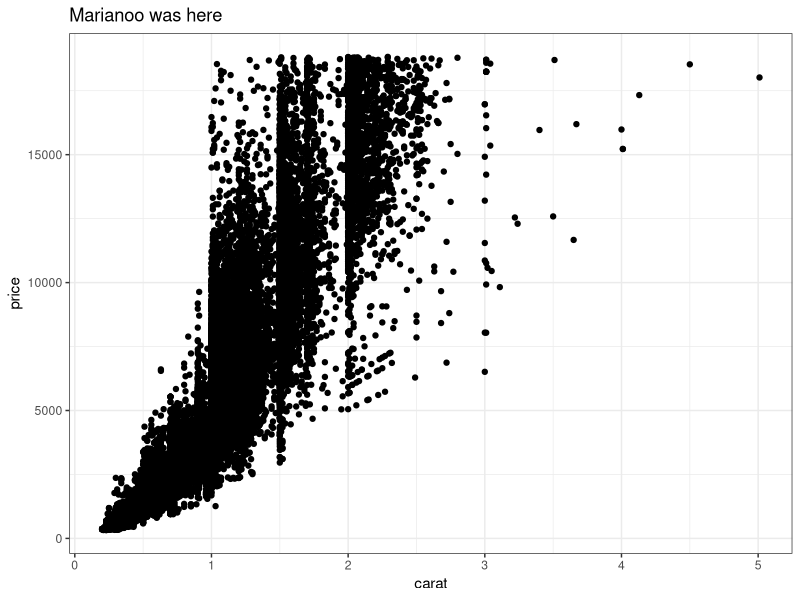
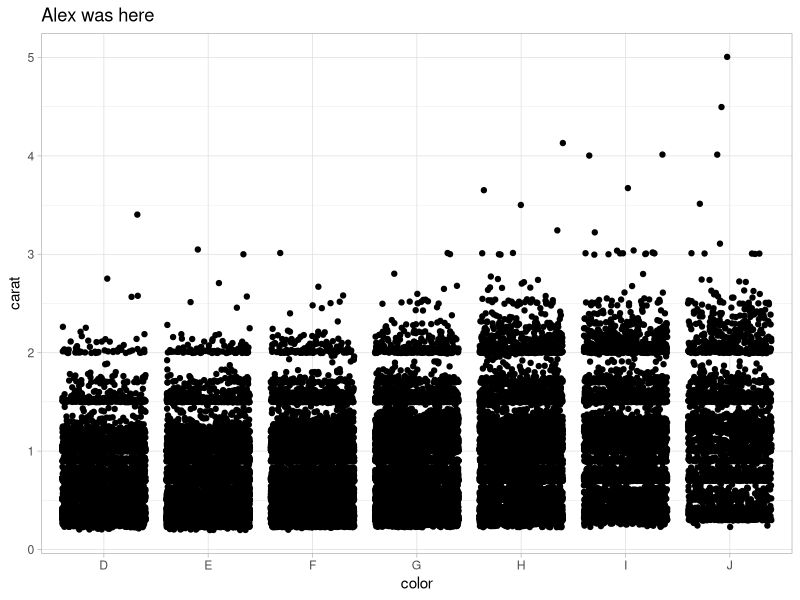
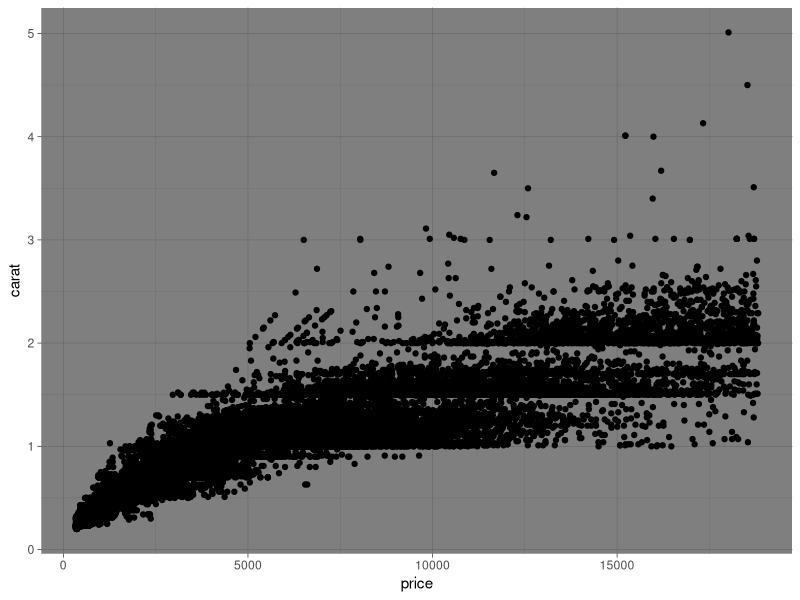

Write the R code that produced these figures, in order.
## ---- chunk 1
knitr::opts_chunk$set(echo = TRUE)
library(tidyverse)
## ---- chunk 2
# Partner 1: 
# Run the code below to see the original graph
# Change the code below to make the point color change based on 'cut', and update the theme to theme_bw(). Update the title to include your first name. 

ggplot(data = diamonds, aes(x = carat, y = price)) +
  geom_point()+
  theme_bw()+
  labs(title = "Marianoo was here")
## ---- chunk 3
# Partner 2: 
# Run the code below to see the original graph
# Change the code below to make the geom a geom_jitter, and update the theme to theme_light. Update the title to include your first name. 

ggplot(data = diamonds, aes(x = color, y = carat)) +
  geom_jitter() +
  theme_light() +
  labs(title = "Alex was here")
## ---- chunk 4
#Mariano's changes
ggplot(data = diamonds, aes(x = price, y = carat)) +
  geom_point() +
  theme_dark()
## ---- chunk 5
